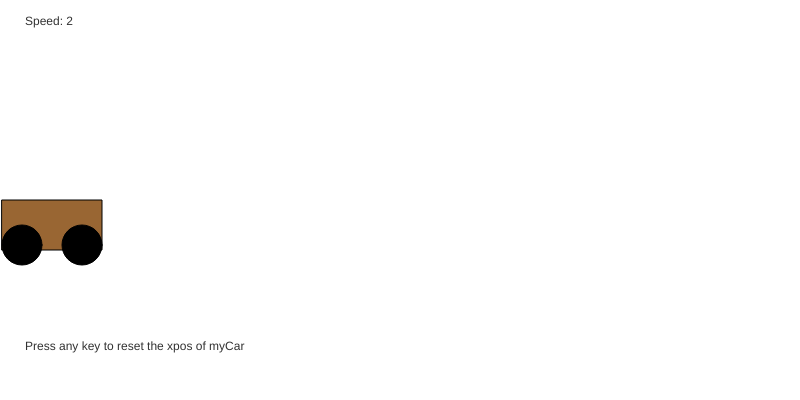
Frame 1 (no input)
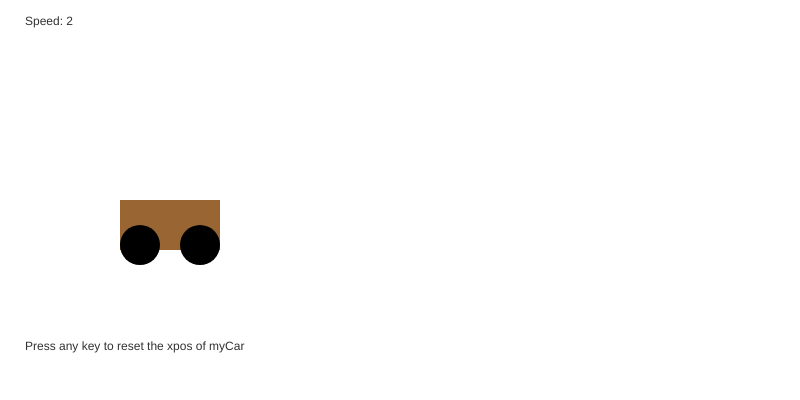
Frame 60 (no input)
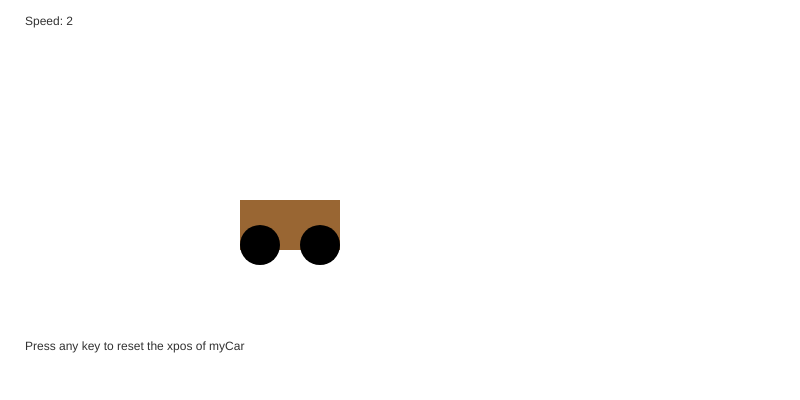
Frame 120 (the mouse pressed at the canvas centre since frame 60)

The p5.js sketch that drew these frames (run headless with seeded random() and noise() and a simulated clock; from frame 60 on, the mouse is pressed at the canvas centre):

// p5.js sketch
// ── sketch.js
var myCar;
			
function setup()
{
  createCanvas(800, 400);
  
  // create the car
  myCar = new Car();
}
 
function draw()
{
  // clear background
  background(255);
  
  // check the xpos of myCar
  // if myCar is approaching the edge of the screen, apply the brakes
  if(myCar.xpos > 600)//if an instance of the object's x position...
  {
    myCar.brake();
  } 
  
  // drive car
  myCar.drive();
  
  // display the car
  myCar.display();
  
  // display the speed
  fill(50);
  noStroke();
  text("Speed: " + myCar.speed, 25, 25);
  
  // display instructions
  text("Press any key to reset the xpos of myCar", 25, height - 50);
}
 
function keyPressed()
{
  myCar.xpos = 0;
  myCar.speed = 2;
}
 
// car constructor
function Car()//here is the code that creates the car
{
  this.xpos = 0;
  this.ypos = 200;
  this.speed = 2;
  this.c = color(153, 102, 51);
 
  // drive method
  this.drive = function()
  {
    if(this.xpos > width)
    {
      this.xpos = 0;
    }
    this.xpos = this.xpos + this.speed;        
  }
 
  // brake method
  this.brake = function()
  {
    if(this.speed > 0)
    {
      this.speed = this.speed - 0.05;
    } else {
      this.speed = 0;
    }        
  }
 
  // display method
  this.display = function()
  {
    // body of the car
    fill(this.c);
    rectMode(CORNER);
    rect(this.xpos, this.ypos, 100, 50);
 
    // wheels
    fill(0);
    ellipse(this.xpos + 20, this.ypos + 45, 40, 40);
    ellipse(this.xpos + 80, this.ypos + 45, 40, 40);
  }
}
